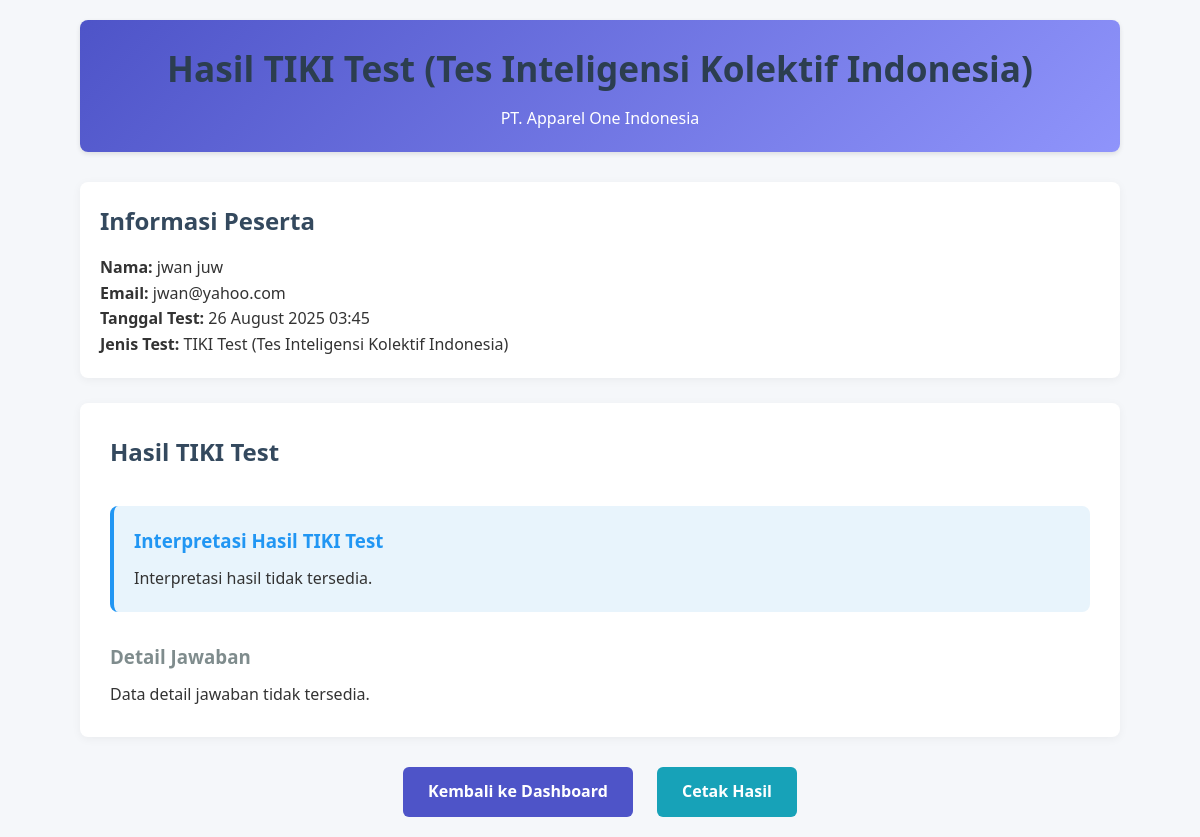
The app's page /pages/results.php?test=tiki&id=32 (signed in) with its own data.
### tables this page shows
CREATE TABLE `test_results` (
  `id` int(11) NOT NULL,
  `participant_id` int(11) NOT NULL,
  `test_type` enum('TIKI','KRAEPELIN','PAULI','IST') NOT NULL,
  `results` text NOT NULL,
  `created_at` timestamp NOT NULL DEFAULT current_timestamp()
);

CREATE TABLE `participants` (
  `id` int(11) NOT NULL,
  `name` varchar(255) NOT NULL,
  `email` varchar(255) NOT NULL,
  `created_at` timestamp NOT NULL DEFAULT current_timestamp(),
  `password` varchar(255) NOT NULL DEFAULT '',
  `role` enum('admin','peserta') DEFAULT 'peserta'
);

### autoload.php (called while the page is built, shortened)
<?php
spl_autoload_register(function ($className) {
    $classFile = __DIR__ . '/classes/' . $className . '.php';
    if (file_exists($classFile)) {
        return true;
    }
    return false;
});
?>

### pages/results.php (the view, shortened to what this page needs)
<?php
$db = getDBConnection();
$testId = isset($_GET['id']) ? intval($_GET['id']) : 0;
$testType = isset($_GET['test']) ? $_GET['test'] : '';
$testQuery = $db->prepare("
    SELECT r.*, p.name as participant_name, p.email
    FROM test_results r
    JOIN participants p ON r.participant_id = p.id
    WHERE r.id = ? AND r.test_type = ?
");
$testInfo = null;
$testResults = null;
if ($testQuery->execute([$testId, strtoupper($testType)])) {
    $testInfo = $testQuery->fetch(PDO::FETCH_ASSOC);
    if ($testInfo) {
        $testResults = json_decode($testInfo['results'], true);
    }
}
$testTitle = '';
switch (strtoupper($testType)) {
    case 'TIKI':
        if (class_exists('TIKITest')) {
            $testTitle = 'TIKI Test (Tes Inteligensi Kolektif Indonesia)';
        }
        break;
}
?>
<!DOCTYPE html>
<html lang="id">
<head>
    <link rel="stylesheet" href="../assets/css/style.css">
</head>
<body>
    <div class="container">
        <header>
            <h1>Hasil <?php echo htmlspecialchars($testTitle); ?></h1>
            <p>PT. Apparel One Indonesia</p>
        </header>
        <div class="test-info">
            <h2>Informasi Peserta</h2>
            <p><strong>Nama:</strong> <?php echo htmlspecialchars($testInfo['participant_name']); ?></p>
            <p><strong>Email:</strong> <?php echo htmlspecialchars($testInfo['email']); ?></p>
            <p><strong>Tanggal Test:</strong> <?php echo date('d F Y H:i', strtotime($testInfo['created_at'])); ?></p>
            <p><strong>Jenis Test:</strong> <?php echo htmlspecialchars($testTitle); ?></p>
        </div>
        <?php if (strtoupper($testType) === 'TIKI' && is_array($testResults)): ?>
        <div class="test-results">
            <h2>Hasil TIKI Test</h2>
            <div class="interpretation">
                <h3>Interpretasi Hasil TIKI Test</h3>
                <?php
                if (isset($testResults['iq_score'])) {
                    $iq = $testResults['iq_score'];
                    if ($iq >= 130) {
                        echo "<p><strong>Sangat Superior:</strong> Kemampuan intelektual berada pada tingkat yang sangat tinggi.</p>";
                    } elseif ($iq >= 120) {
                        echo "<p><strong>Superior:</strong> Kemampuan intelektual di atas rata-rata.</p>";
                    } elseif ($iq >= 110) {
                        echo "<p><strong>Di Atas Rata-rata:</strong> Kemampuan intelektual sedikit di atas rata-rata.</p>";
                    } elseif ($iq >= 90) {
                        echo "<p><strong>Rata-rata:</strong> Kemampuan intelektual dalam kisaran normal.</p>";
                    } elseif ($iq >= 80) {
                        echo "<p><strong>Di Bawah Rata-rata:</strong> Kemampuan intelektual sedikit di bawah rata-rata.</p>";
                    } else {
                        echo "<p><strong>Perlu Perhatian Khusus:</strong> Kemampuan intelektual memerlukan evaluasi lebih lanjut.</p>";
                    }
                    echo "<p>Skor IQ: " . number_format($iq, 1) . "</p>";
                } else {
                    echo "<p>Interpretasi hasil tidak tersedia.</p>";
                }
                ?>
            </div>
            <?php if (isset($testResults['answers']) && is_array($testResults['answers']) && count($testResults['answers']) > 0): ?>
            <div class="answers-detail">
                <h3>Detail Jawaban</h3>
                <p>Berikut adalah detail jawaban yang telah Anda berikan:</p>
                <div class="answers-container">
                    <table class="answers-table tiki-answers-table">
                        <thead>
                            <tr>
                                <th>Subtest</th>
                                <th>Soal</th>
                                <th>Jawaban Anda</th>
                                <th>Jawaban Benar</th>
                                <th>Status</th>
                                <th>Skor</th>
                            </tr>
                        </thead>
                        <tbody>
                            <?php
                            $subtestNames = [
                                'Verbal' => 'Kemampuan Verbal',
                                'Numerik' => 'Kemampuan Numerik',
                                'Logika' => 'Kemampuan Logika',
                                'Spasial' => 'Kemampuan Spasial'
                            ];
                            foreach ($testResults['answers'] as $answer):
                                $subtestName = $subtestNames[$answer['subtest']] ?? $answer['subtest'];
                            ?>
                            <tr>
                                <td><?php echo htmlspecialchars($subtestName); ?></td>
                                <td><?php echo htmlspecialchars($answer['question_number']); ?></td>
                                <td class="<?php echo $answer['is_correct'] ? 'correct-answer' : 'incorrect-answer'; ?>">
                                    <?php echo htmlspecialchars($answer['user_answer']); ?>
                                </td>
                                <td><?php echo htmlspecialchars($answer['correct_answer']); ?></td>
                                <td>
                                    <?php if ($answer['is_correct']): ?>
                                    <span class="correct-answer">Benar</span>
                                    <?php else: ?>
                                    <span class 'incorrect-answer'>Salah</span>
                                    <?php endif; ?>
                                </td>
                                <td><?php echo $answer['score']; ?></td>
                            </tr>
                            <?php endforeach; ?>
                        </tbody>
                    </table>
                </div>
            </div>
            <?php else: ?>
            <div class="answers-detail">
                <h3>Detail Jawaban</h3>
                <p>Data detail jawaban tidak tersedia.</p>
            </div>
            <?php endif; ?>
        </div>
        <?php endif; ?>
        <div class="actions">
            <a href="dashboard.php" class="btn">Kembali ke Dashboard</a>
            <a href="javascript:window.print()" class="btn btn-print">Cetak Hasil</a>
        </div>
    </div>
</body>
</html>

### assets/css/style.css (style rules this page uses)
* { margin: 0; padding: 0; box-sizing: border-box; }
body { font-family: 'Segoe UI', Tahoma, Geneva, Verdana, sans-serif; line-height: 1.6; color: #333; background-color: #f4f4f4; }
.container { width: 90%; max-width: 1200px; margin: 0 auto; padding: 20px; }
header { text-align: center; margin-bottom: 30px; padding: 20px; background-color: #fff; border-radius: 8px; box-shadow: 0 2px 5px rgba(0,0,0,0.1); }
h1 { color: #2c3e50; margin-bottom: 10px; }
h2 { color: #34495e; margin-bottom: 15px; }
h3 { color: #7f8c8d; margin-bottom: 10px; }
.registration-form, .test-info { background-color: #fff; padding: 20px; margin-bottom: 20px; border-radius: 8px; box-shadow: 0 2px 5px rgba(0,0,0,0.1); }

### pages/results.php (style rules this page uses)
* { box-sizing: border-box; margin: 0; padding: 0; font-family: 'Segoe UI', Tahoma, Geneva, Verdana, sans-serif; }
body { background-color: #f5f7fa; color: #333; line-height: 1.6; }
.container { max-width: 1200px; margin: 0 auto; padding: 20px; }
header { background: linear-gradient(135deg, #4e54c8 0%, #8f94fb 100%); color: white; padding: 20px; text-align: center; border-radius: 8px; margin-bottom: 30px; }
h1 { font-size: 2.2rem; margin-bottom: 10px; }
.test-info { background-color: white; padding: 20px; border-radius: 8px; margin-bottom: 25px; box-shadow: 0 2px 10px rgba(0, 0, 0, 0.05); }
.test-results { background-color: white; border-radius: 8px; padding: 30px; margin-bottom: 25px; box-shadow: 0 2px 10px rgba(0, 0, 0, 0.05); }
.interpretation { background-color: #e8f4fc; padding: 20px; border-radius: 8px; margin-bottom: 20px; border-left: 4px solid #2196F3; }
.interpretation h3 { color: #2196F3; margin-bottom: 10px; }
.answers-detail { margin-top: 30px; }
.actions { text-align: center; margin-top: 30px; }
.btn { display: inline-block; padding: 12px 25px; background-color: #4e54c8; color: white; text-decoration: none; border-radius: 6px; font-weight: 600; transition: all 0.2s ease; margin: 0 10px; border: none; cursor: pointer; }
.btn-print { background-color: #17a2b8; }

### records on screen
test_results: participant.name "jwan juw", participant.email "jwan@yahoo.com", created_at "26 August 2025 03:45"

### other values on screen
$testTitle "TIKI Test (Tes Inteligensi Kolektif Indonesia)"
